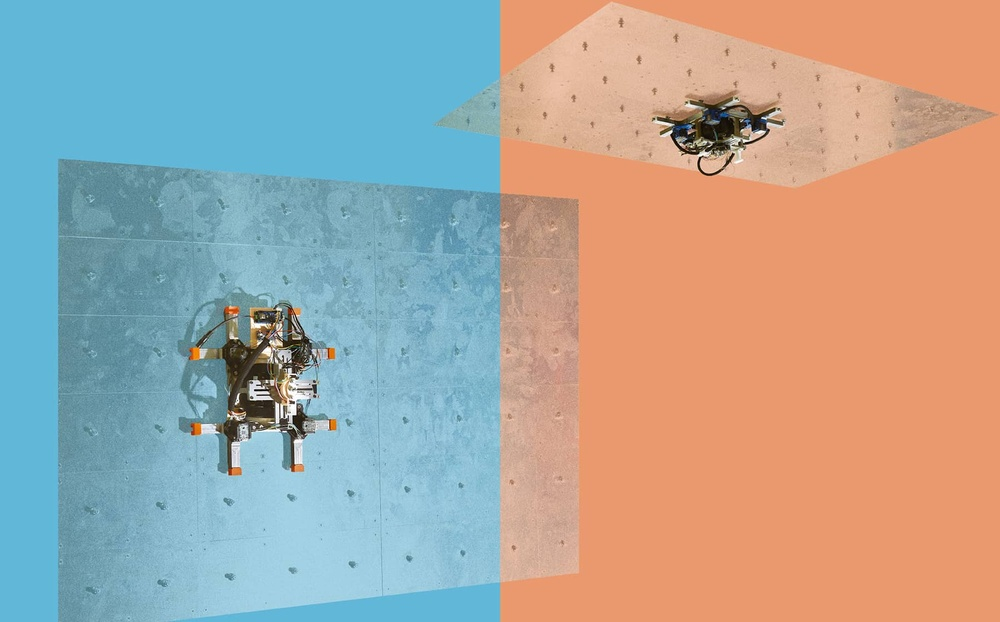
#> input picture dockerfile_example/input.jpg, 1000 x 622 px, shrunk from 1800 x 1120 before the run
$ python sample.py
#> lines starting #> are read from the running program, lines starting #| are printed output that depends on the picture
import cv2
import numpy as np
import os

def process_image(input_image_path, output_folder='output'):
    """
    Function to read a JPG image and apply grayscale conversion and edge detection

    Parameters:
    -----------
    input_image_path : str
        Path to the input image
    output_folder : str
        Folder to save the output images
    """
#> called with input_image_path = 'input.jpg', output_folder = 'output'
    if not os.path.exists(output_folder):
        os.makedirs(output_folder)

    # Load the image
    img = cv2.imread(input_image_path)
#> img is the input picture: shape (622, 1000, 3); mean B, G, R 158, 166, 171.1

    # Convert to grayscale
    gray = cv2.cvtColor(img, cv2.COLOR_BGR2GRAY)
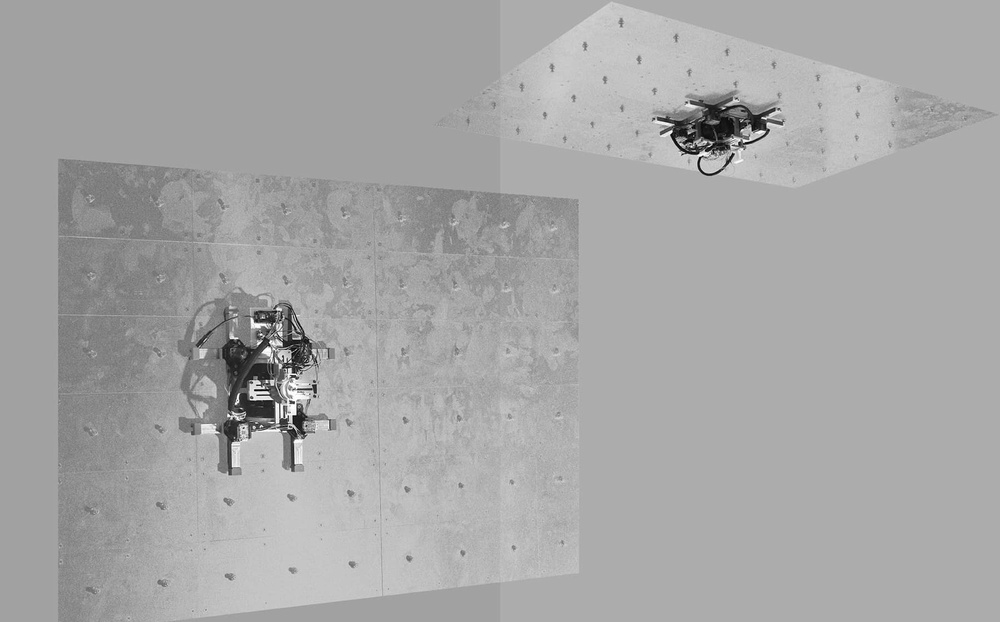
#> gray: shape (622, 1000); min 0, max 255, mean 166.5

    # Edge detection (Canny)
    edges = cv2.Canny(gray, 100, 200)
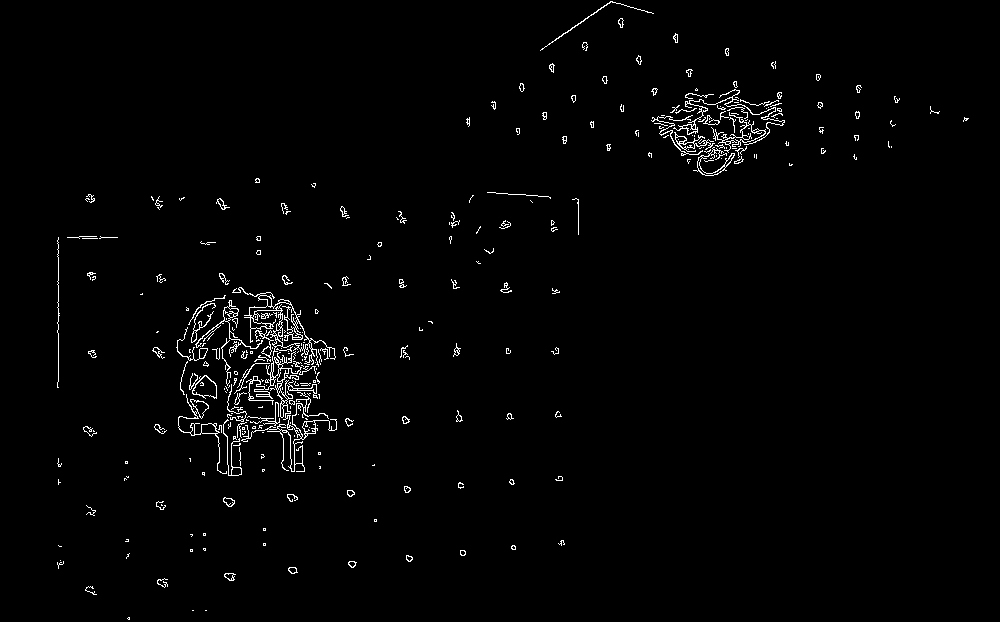
#> edges: shape (622, 1000); 1.6% white in thin lines or dots

    # Save the images
    cv2.imwrite(f'{output_folder}/grayscale.jpg', gray)
    cv2.imwrite(f'{output_folder}/edges.jpg', edges)

    return img, gray, edges

if __name__ == "__main__":
    # Specify the path to the input image
    input_image = "input.jpg"

    try:
        results = process_image(input_image)
        print("Image processing completed successfully!")
    except Exception as e:
        print(f"An error occurred: {e}")
